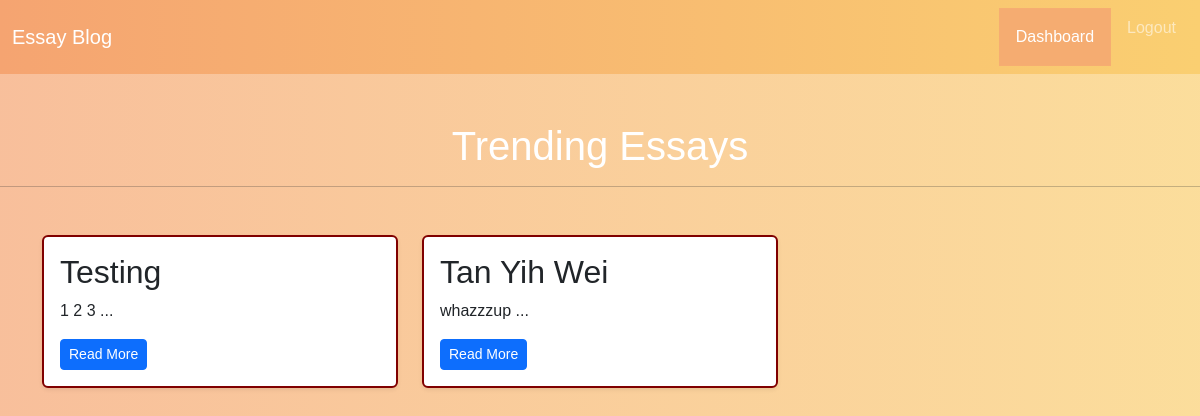
/home (signed in), run on the app's committed database.
### tables this page shows
CREATE TABLE `posts` (
  `id` int(11) NOT NULL AUTO_INCREMENT,
  `status` varchar(255) NOT NULL DEFAULT 'pending',
  `title` varchar(255) NOT NULL,
  `content` text NOT NULL,
  `posted_on` timestamp NOT NULL DEFAULT current_timestamp(),
  `user_id` int(11) NOT NULL,
  PRIMARY KEY (`id`),
  KEY `user_id` (`user_id`),
  CONSTRAINT `posts_ibfk_1` FOREIGN KEY (`user_id`) REFERENCES `users` (`id`)
);

### includes/class-db.php (called while the page is built, shortened)
<?php
class DB
{
    private $db;
    public function __construct()
    {
        try {
            $this->db = new PDO(
                'mysql:host=devkinsta_db;dbname=essayblog',
                'root',
                '33FHSbJDi19BczVZ'
            );
        } catch( PDOException $error ) {
            die("Database connection failed");
        }
    }
    public static function connect()
    {
        return new self();
    }
    public function select( $sql, $data = [], $is_list = false )
    {
        $statement = $this->db->prepare( $sql );
        $statement->execute($data);
        if ( $is_list ) {
            return $statement->fetchAll(PDO::FETCH_ASSOC);
        } else {
            return $statement->fetch(PDO::FETCH_ASSOC);
        }
    }
}

### includes/class-post.php (called while the page is built, shortened)
<?php
class Post
{
    public static function getPublishPosts()
    {
        return DB::connect()->select
        (
            'SELECT * FROM posts WHERE status = :status ORDER BY id DESC',
            [
                'status' => 'publish'
            ],
            true
        );
    }
}

### pages/home.php (the view)
<?php
    require dirname(__DIR__) . '/parts/header.php';
    require dirname(__DIR__) . '/parts/navbar.php';
?>
    <div class="text-center my-5">
      <h1 class="text-white">Trending Essays</h1>
      <hr />
    </div>
    <div class="home">
      <div class="container">
        <div class="row">
        <?php foreach( Post::getPublishPosts() as $post ) : ?>
        <div class="col-lg-4 col-md-6 col-sm-12">
        <div class="card mb-5 shadow-sm" style="border: 2px solid maroon;">
            <div class="card-body">
              <div class="card-title">
                <h2><?php echo $post['title']; ?></h2>
              </div>
              <div class="card-text">
                <p>
                <?php echo substr($post['content'], 0, 50); ?> ...
                </p>
              </div>
              <a href="/post?id=<?php echo $post['id']; ?>" class="btn btn-primary btn-sm">Read More</a>
            </div>
          </div>
        </div>
        <?php endforeach; ?>
      </div>
    </div>
  </div>
<?php
    require dirname(__DIR__) . '/parts/footer.php';

### parts/header.php (style rules this page uses)
body { font-family: "Trebuchet MS", sans-serif; background: #f5ac71; background: -webkit-linear-gradient(to right, rgba(245, 164, 113, 0.7), rgba(250, 207, 113, 0.7)); background: linear-gradient(to right, rgba(245, 164, 113, 0.7), rgb(250, 207, 113, 0.7)) }

### data on the page
posts: title "Testing", content "1 2 3"
posts: title "Tan Yih Wei", content "whazzzup"
